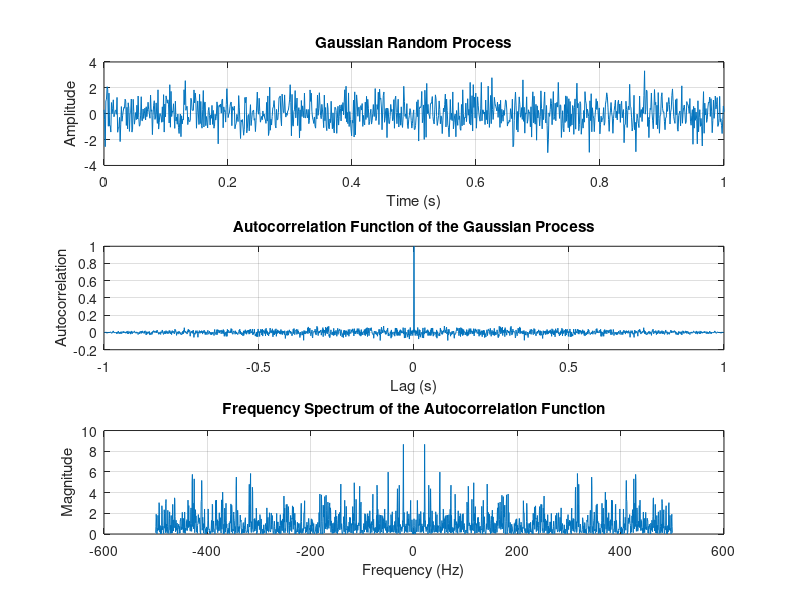

This chart was generated by the following MATLAB code:
N = 1000;
T = 1;
fs = N/T;
t = linspace(0, T, N);
x =randn(1, N);
figure;
subplot(3,1,1)
plot(t, x);
title('Gaussian Random Process');
xlabel('Time (s)');
ylabel('Amplitude');
grid on;
[Rxx, lags] = xcorr(x, 'normalized');
tau = lags / fs;
subplot(3,1,2)
plot(tau, Rxx);
title('Autocorrelation Function of the Gaussian Process');
xlabel('Lag (s)');
ylabel('Autocorrelation');
grid on;
Rxx_fft = abs(fftshift(fft(Rxx)));
lgth = length(Rxx);
freq = linspace(-fs/2, fs/2, length(Rxx));
subplot(3,1,3)
plot(freq, Rxx_fft);
title('Frequency Spectrum of the Autocorrelation Function');
xlabel('Frequency (Hz)');
ylabel('Magnitude');
grid on;